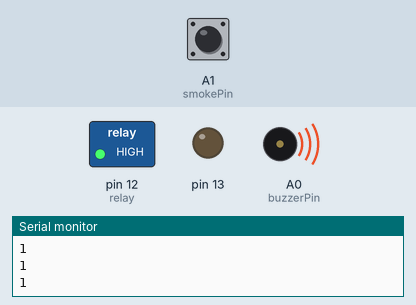
A sketch run on a simulated Arduino Uno, built with avr-gcc and run on an emulated ATmega328P. Shown: switched loads named in the sketch (green lamp = pin HIGH), output pins drawn as LEDs (lit = HIGH), buzzer (waves = sounding, pin HIGH), the last lines printed to the serial monitor. Inputs (shaded band) come from the test bench; at power-on: A1 (smokePin) HIGH. The modem accepts every AT command (registered, SIM ready, sends succeed) and sends nothing else.

Above: at 11.2 s.
11.3 s: A1 (smokePin) pulled LOW for 0.15 s
At 12.0 s:
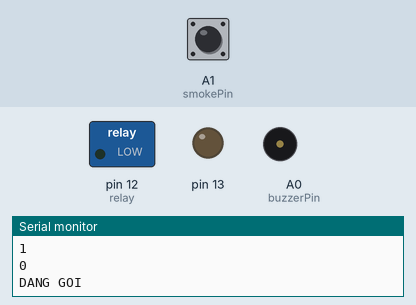
Timing chart, 0 to 37.8 s (numbered marks = the images above; inputs shaded):
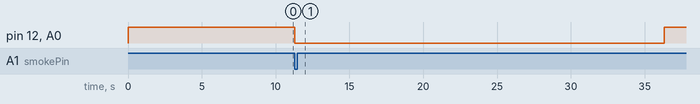

Measured:
- after the input at 11.3 s, pin 12 (relay), A0 (buzzerPin): HIGH → LOW at once, → HIGH 25.0 s later

The sketch:

CANH_BAO_KHOI.ino
```cpp
#include <SoftwareSerial.h>
SoftwareSerial sim800l(10, 9); // Kết nối SIM800L với pin (TX) và pin (RX)

int smokePin = A1; // Kết nối cảm biến MQ2 với chân A0
int buzzerPin = A0; // Kết nối còi báo động với chân 9
int relay = 12;
char phoneNumber[] = "0347050637"; // Số điện thoại cần gọi 0347050637

void setup() {
  pinMode(smokePin, INPUT_PULLUP);
  pinMode(buzzerPin, OUTPUT);
  pinMode(smokePin, INPUT_PULLUP);
  pinMode(relay, OUTPUT);
  pinMode(13, OUTPUT); // Chỉ để kiểm tra hoạt động
  digitalWrite(buzzerPin, HIGH); // Bật còi báo động
  digitalWrite(relay, HIGH); // Bật còi báo động
  Serial.begin(9600);
  sim800l.begin(9600);

  // Chờ khởi động của SIM800L
  delay(10000);
}

void loop() {
  int smokeValue = digitalRead(smokePin);
  Serial.println(smokeValue);
  if (smokeValue == 0) { // Điều kiện cảnh báo, bạn có thể điều chỉnh ngưỡng
    digitalWrite(buzzerPin, LOW); // Bật còi báo động
    digitalWrite(relay, LOW); // Bật còi báo động
    makeCall(); // Thực hiện cuộc gọi
    delay(5000); // Đợi 5 giây trước khi tiếp tục kiểm tra
  }
  digitalWrite(buzzerPin, HIGH); // Bật còi báo động
    digitalWrite(relay, HIGH); // Bật còi báo động
  delay(100); // Kiểm tra cảm biến MQ2 mỗi giây
}

void makeCall() {
  Serial.println("DANG GOI");
  sim800l.println("ATD" + String(phoneNumber) + ";"); // Gọi đến số điện thoại
  delay(20000); // Đợi 30 giây cho cuộc gọi (có thể điều chỉnh)
  sim800l.println("ATH"); // Kết thúc cuộc gọi
  Serial.println("DA GOI");
}
```
